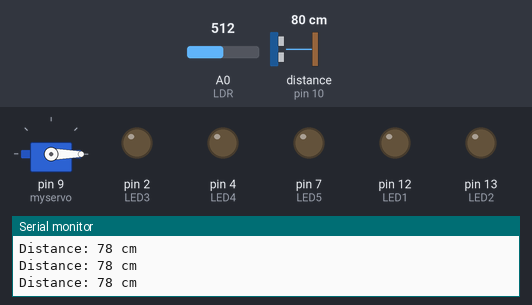
This sketch was run on a simulated Arduino Uno, built with avr-gcc and run on an emulated ATmega328P. On the bench: servo, output pins drawn as LEDs (lit = HIGH), the last lines printed to the serial monitor. Wiring (inferred from the names in the program): ultrasonic range finder: trigger pin 8; echo pin 10. The test bench sets the inputs (shaded band); at power-on: distance to the obstacle (sensor on pin 10) 80 cm, A0 (LDR) = 512. The echo pulse lasts 58.3 µs per cm; pins used as bus, display or sensor lines are not drawn.

Above: at 1.2 s.
1.3 s: distance to the obstacle (sensor on pin 10) set to 56 cm
4.3 s: distance to the obstacle (sensor on pin 10) set to 47 cm
At 4.7 s:
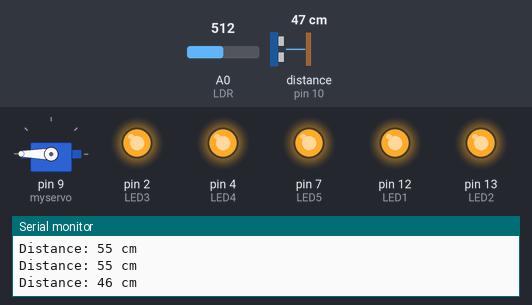
Timing chart, 0 to 7.3 s (numbered marks = the images above; inputs shaded):
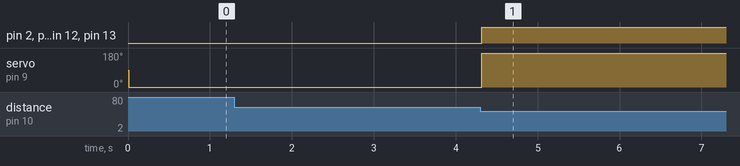

The sketch:

Final_Aduino_Night__Light_system.ino
```cpp
#include <Servo.h>

       Servo myservo;

#define LDR A0
#define LED1 12
#define LED2 13
#define LED3 2
#define LED4 4
#define LED5 7
#define echoPin 10
#define trigPin 8
const int LDR_Min=700;
const int DISTANCE_THRESHOLD = 50;
int LDRValue = 0;
long duration;
int distance;
int val;
int pos = 0;

void setup() {

  Serial.begin(9600);
   myservo.attach(9);

  pinMode(LED1, OUTPUT);
  pinMode(LED2, OUTPUT);
  pinMode(LED3, OUTPUT);
  pinMode(LED4, OUTPUT);
  pinMode(LED5, OUTPUT);

  pinMode(trigPin, OUTPUT);
  pinMode(echoPin, INPUT);
  Serial.println("Ultrasonic Sensor HC-SR04 Test");
  Serial.println("with Arduino UNO R3");


}

void loop() {
  digitalWrite(LED1, LOW);
  digitalWrite(LED2, LOW);
  digitalWrite(LED3, LOW);
  digitalWrite(LED4, LOW);
  digitalWrite(LED5, LOW);
  digitalWrite(trigPin, LOW);
  delayMicroseconds(2);
  digitalWrite(trigPin, HIGH);
  delayMicroseconds(10);
  digitalWrite(trigPin, LOW);
  duration = pulseIn(echoPin, HIGH);
  distance = duration * 0.034 / 2;
  Serial.print("Distance: ");
  Serial.print(distance);
  Serial.println(" cm");

  if(distance < DISTANCE_THRESHOLD){
     myservo.write(180);
 if(analogRead(LDR)<LDR_Min) {
  digitalWrite(LED1, HIGH);
  digitalWrite(LED2, HIGH);
  digitalWrite(LED3, HIGH);
  digitalWrite(LED4, HIGH);
  digitalWrite(LED5, HIGH);
  delay(500);
  }
  }


  if (distance > DISTANCE_THRESHOLD){
    myservo.write(0);
  }

}
```

Measured:
- the behaviour switches between 51 and 50 cm on distance to the obstacle (sensor on pin 10) (found by bisection; images 0 and 1)
- after the input at 4.3 s, pin 2 (LED3), pin 4 (LED4), pin 7 (LED5), pin 12 (LED1), pin 13 (LED2): LOW → HIGH at once; servo on pin 9 (myservo): 0° → 180° at once
